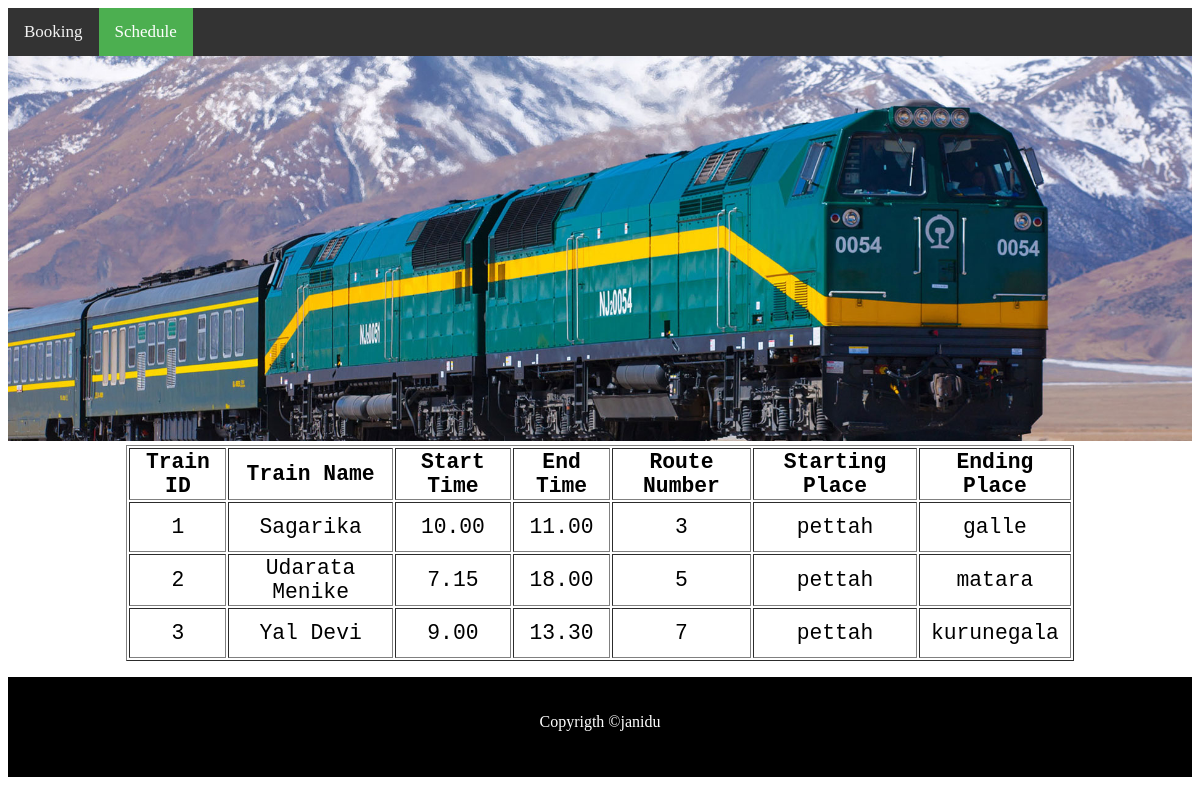
Page /train/schedule.php on the committed database.
### tables this page shows
CREATE TABLE `train` (
  `train_id` int(11) NOT NULL,
  `train_name` varchar(100) NOT NULL,
  `route_no` int(11) NOT NULL,
  `time_id` int(11) NOT NULL
);

CREATE TABLE `t_time` (
  `time_id` int(11) NOT NULL,
  `start_time` varchar(11) NOT NULL,
  `end_time` varchar(11) NOT NULL
);

CREATE TABLE `route` (
  `route_no` int(11) NOT NULL,
  `starting_place` varchar(50) NOT NULL,
  `ending_place` varchar(50) NOT NULL
);

### train/schedule.php (the view, shortened to what this page needs)
<!DOCTYPE html>
<?php
$link = mysqli_connect("localhost","root","");
mysqli_select_db($link,"train");
?>
<html lang="en">
<head>
    <link rel="stylesheet" href="style.css">
</head>
<body>
    <header>
        <div class="topnav">
        <a href="index.php">Booking</a>
        <a class="active" href="schedule.php">Schedule</a>
        </div>
    </header>
    <div><img src="img/header.jpg" alt="" width=100%></div>
    <div>
            <?php
                    $res = mysqli_query($link,"select train.train_id,train.train_name,start_time,end_time,route.route_no,starting_place,ending_place from train inner join t_time on (train.time_id = t_time.time_id) inner join route on (train.route_no = route.route_no)");
                    echo "<center>";
                    echo"<table border=1>";
                    echo "<tr>";
                            echo "<th>"; echo "Train ID"; echo "</th>";
                            echo "<th>"; echo "Train Name"; echo "</th>";
                            echo "<th>"; echo "Start Time"; echo "</th>";
                            echo "<th>"; echo "End Time"; echo "</th>";
                            echo "<th>"; echo "Route Number"; echo "</th>";
                            echo "<th>"; echo "Starting Place"; echo "</th>";
                            echo "<th>"; echo "Ending Place"; echo "</th>";
                    echo "</tr>";
                    while($row = mysqli_fetch_array($res)){
                        echo "<tr>";
                            echo "<td>"; echo $row["train_id"]; echo "</td>";
                            echo "<td>"; echo $row["train_name"]; echo "</td>";
                            echo "<td>"; echo $row["start_time"]; echo "</td>";
                            echo "<td>"; echo $row["end_time"]; echo "</td>";
                            echo "<td>"; echo $row["route_no"]; echo "</td>";
                            echo "<td>"; echo $row["starting_place"]; echo "</td>";
                            echo "<td>"; echo $row["ending_place"]; echo "</td>";
                        echo "</tr>";
                    }
                    echo"</table>";
                    echo"</center>";
            ?>
    </div>
    <footer>
        <p><center>Copyrigth &copy;janidu</center></p>
    </footer>
</body>
</html>

### train/style.css (style rules this page uses)
table { width: 80%; font-family: monospace; text-align: center; font-size: 16pt; }
tr { height: 50px; }
footer { background-color: black; color: white; height: 100px; }
p { padding-top: 20px; }
.topnav { background-color: #333; overflow: hidden; }
.topnav a { float: left; color: #f2f2f2; text-align: center; padding: 14px 16px; text-decoration: none; font-size: 17px; }
.topnav a.active { background-color: #4CAF50; color: white; }

### rows in the picture
train: train_id "1", train_name "Sagarika", time.start_time "10.00", time.end_time "11.00", route.route_no "3", route.starting_place "pettah", route.ending_place "galle"
train: train_id "2", train_name "Udarata Menike", time.start_time "7.15", time.end_time "18.00", route.route_no "5", route.starting_place "pettah", route.ending_place "matara"
train: train_id "3", train_name "Yal Devi", time.start_time "9.00", time.end_time "13.30", route.route_no "7", route.starting_place "pettah", route.ending_place "kurunegala"
